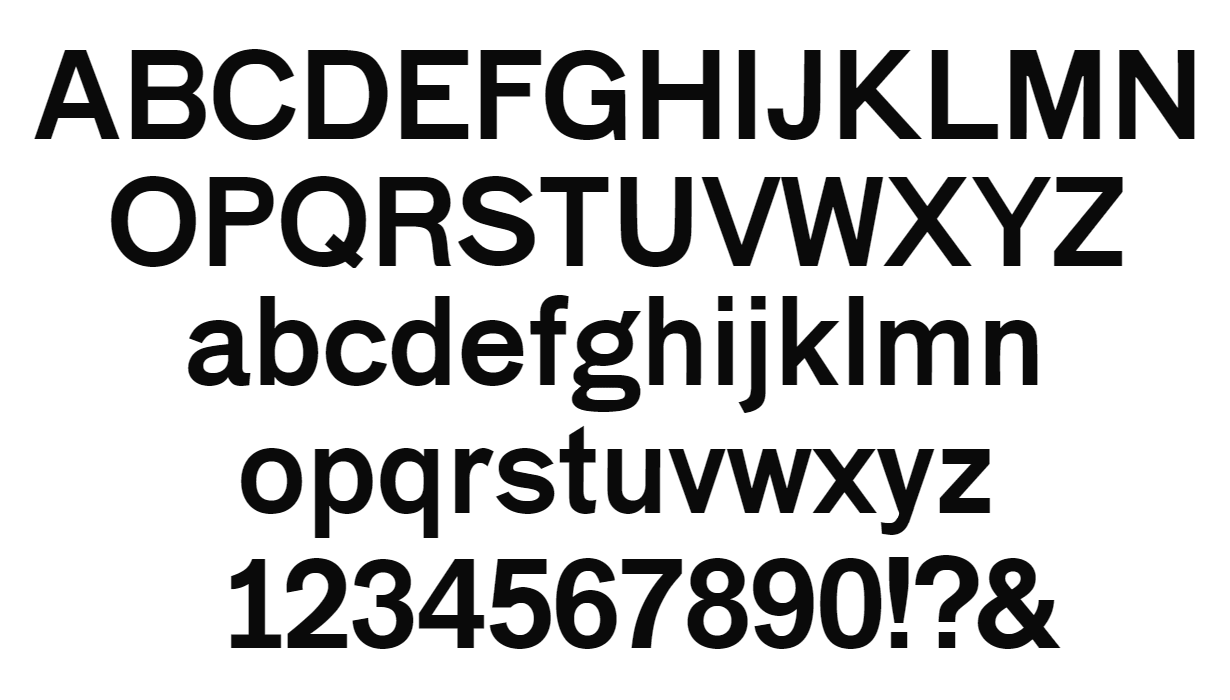
%> input picture From Spin Physics over Deep Learning to Social Implementation -- the Shortest Route/Session B/Exercises  Drills (Session B)-20230510/Exercises_B/Blockschrift34x34Handwritten/blockschrift.gif, 1230 x 700 px
$ octave Main_NewfontABCextInputNN2022.m   (GNU Octave 9; MATLAB toolbox functions it lacks are replaced by stand-ins)
%> lines starting %> are read from the running program, lines starting %| are printed output that depends on the picture; in (x1, y1, x2, y2) boxes, pixels count from 0 and x2, y2 are one past the last pixel; in counts of white or black regions, pixels touching at a corner belong together; the program's own positions count from 1
### From Spin Physics over Deep Learning to Social Implementation -- the Shortest Route/Session B/Exercises  Drills (Session B)-20230510/Exercises_B/Blockschrift34x34Handwritten/ReadinFontOutputPatternsBlockschrift.m
function [patterns]=...
    ReadinFontOutputPatternsBlockschrift(nquad1,nquad2)
%> called with nquad1 = 34, nquad2 = 34
% Display all patterns in a 3x9-Diagram
% No interruption
ipattern=0
figure(1)
[Allet,map]=imread('blockschrift.gif');
%> Allet: size 700x1230 uint8; min 0, max 33, mean 13.6
%> map = 64 rows, first 12: [0.0392 0.0392 0.0392; 0.549 0.549 0.549; 0.302 0.302 0.302; 0.8 0.8 0.8; 0.169 0.169 0.169; 0.427 0.427 0.427; 0.659 0.659 0.659; 0.929 0.929 0.929; 0.106 0.106 0.106; 0.353 0.353 0.353; 0.243 0.243 0.243; 0.49 0.49 0.49]
Allet=sum(Allet,3)/3;
%> Allet: size 700x1230 double
image(Allet)
hold on
[ny,nx]=size(Allet);
%> ny = 700; nx = 1230
startheight1=45
height=100
startheight2=172


plot([0, nx],startheight1+[0 0],'k-')
plot([0, nx],startheight1+height+[0 0],'k-')
plot([0, nx],startheight2+[0 0],'k-')
plot([0, nx],startheight2+height+[0 0],'k-')


Firstline=Allet(startheight1:startheight1+height,:);


figure(3)
Firstlineis0=(Firstline==0);
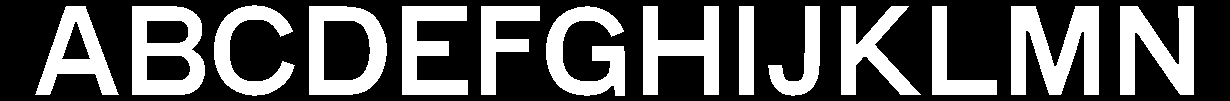
%> Firstlineis0: size 101x1230 logical; 35.4% white; 14 white regions, largest, box (x1, y1, x2, y2) and area: (1011, 6, 1099, 95) 4996, (132, 6, 205, 95) 4147, (1120, 6, 1194, 95) 3891
intersect_hor=sum(Firstlineis0,1);
%> intersect_hor = 1230 values, max 89 at index 133, min 0 at index 1, mean 35.77
semilogy(intersect_hor,'+-')
%> figure, not shown here; curve peaks at x = 133, y = 89
intersect_ver=sum(Firstlineis0,2);
%> intersect_ver = 101 values, max 663 at index 82, min 0 at index 1, mean 435.7
for i=1:length(intersect_ver)-1
  if (intersect_ver(i)==0)&(intersect_ver(i+1)>0)
    starty=startheight1+i-2;
  end
  if (intersect_ver(i+1)==0)&(intersect_ver(i)>0)
    endy=startheight1+i+1;
  end
end
%> after the loop, endy = 142


figure(1)
ipat=0;
for i=1:nx-1
  if (intersect_hor(i)==0)&(intersect_hor(i+1)>0)
    ipat=ipat+1;
    startx(ipat)=i;
    plot(i+[0 0],[startheight1 startheight1+height],'kx-')
  end
  if (intersect_hor(i+1)==0)&(intersect_hor(i)>0)
    endx(ipat)=i+1;
    plot(i+1+[0 0],[startheight1 startheight1+height],'ko-')
  end
end
%> after the loop, endx = [120 206 296 388 469 541 626 720 755 821 922 998 1100 1195]; ipat = 14; startx = [35 132 214 309 402 481 546 643 739 768 841 932 1011 1120]

figure(4)
npat=ipat;
%> npat = 14
nletter=0
for ipat=1:npat
  subplot(4,7,ipat)
  image(Allet(starty:endy,startx(ipat):endx(ipat)))
  axis image
  nletter=nletter+1;
  letterquad(nletter)={Allet(starty:endy,startx(ipat):endx(ipat))==0};
end
%> this loop made 14 passes
%> after the loop, letterquad = 14 items


 Secline=Allet(startheight2:startheight2+height,:);
 Seclineis0=(Secline==0);
%> Seclineis0: size 101x1230 logical; 29.2% white; 12 white regions, largest, box (x1, y1, x2, y2) and area: (782, 6, 882, 95) 4382, (282, 5, 365, 97) 3628, (380, 6, 450, 95) 3499
intersect_hor=sum(Seclineis0,1);
%> intersect_hor = 1230 values, max 89 at index 211, min 0 at index 1, mean 29.48
%semilogy(intersect_hor,'+-')
intersect_ver=sum(Firstlineis0,2);
for i=1:length(intersect_ver)-1
  if (intersect_ver(i)==0)&(intersect_ver(i+1)>0)
    starty=startheight2+i-2;
  end
  if (intersect_ver(i+1)==0)&(intersect_ver(i)>0)
    endy=startheight2+i+1;
  end
end
%> after the loop, endy = 269


figure(1)
ipat=0;
for i=1:nx-1
  if (intersect_hor(i)==0)&(intersect_hor(i+1)>0)
    ipat=ipat+1;
    startx(ipat)=i;
    plot(i+[0 0],[startheight2 startheight2+height],'kx-')
  end
  if (intersect_hor(i+1)==0)&(intersect_hor(i)>0)
    endx(ipat)=i+1;
    plot(i+1+[0 0],[startheight2 startheight2+height],'ko-')
  end
end
%> after the loop, endx = [196 274 366 451 535 609 692 781 883 971 1051 1123 1100 1195]; ipat = 12; startx = [112 210 282 380 459 541 621 703 782 885 973 1055 1011 1120]
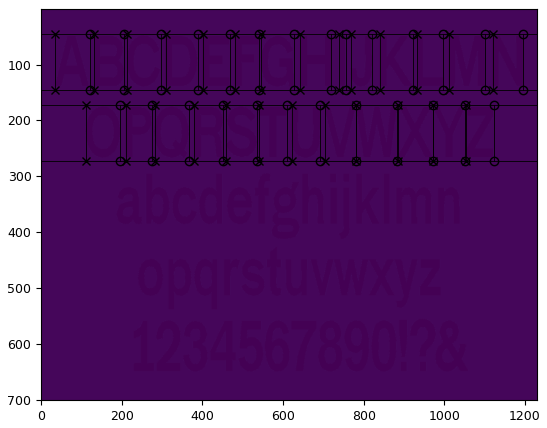
%> figure redrawn from the program's plot data

figure(5)
npat=ipat;
%> npat = 12
for ipat=1:npat
  subplot(4,7,ipat)
  image(Allet(starty:endy,startx(ipat):endx(ipat)))
  axis image
  nletter=nletter+1;
  letterquad(nletter)={Allet(starty:endy,startx(ipat):endx(ipat))==0};
end
%> this loop made 12 passes
%> after the loop, letterquad = 26 items
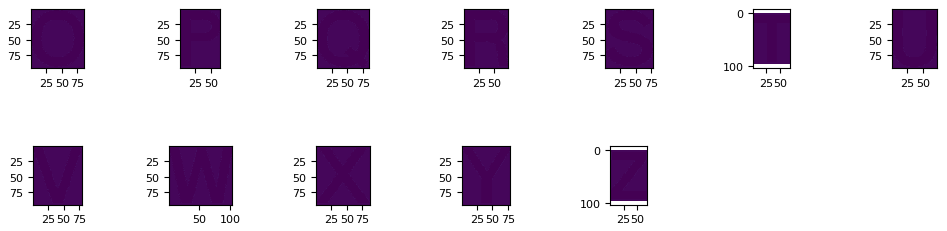
%> figure redrawn from the program's plot data, 12 panels


maxheight1=0
maxheight2=0

for i=1:nletter
  [n1,n2]=size(cell2mat(letterquad(i)))
  if n1>maxheight1
    maxheight1=n1;
  end
  if n2>maxheight2
    maxheight2=n2;
  end
end
%> this loop made 26 passes
%> (n2, maxheight1, maxheight2) on pass 1: (86, 95, 86)
%> (n2, maxheight2) on passes 13, 23: (90, 90), (102, 102)
halfmaxheight1=round(maxheight1/2+.5)
%> halfmaxheight1 = 48
halfmaxheight2=round(maxheight2/2+.5)
%> halfmaxheight2 = 52

  figure(2)
  clf
for i=1:length(letterquad)
  fullquad=zeros(maxheight1,maxheight2);
%   subplot(1,2,1)
%   spy(fullquad)
  innerpattern=cell2mat(letterquad(i));
%   subplot(1,2,2)
%  spy(innerpattern)
  [height1,height2]=size(innerpattern)
  start1=round(halfmaxheight1-height1/2);
  start2=round(halfmaxheight2-height2/2);
  fullquad(start1+1:start1+height1,...
           start2+1:start2+height2)=innerpattern;
%  subplot(3,9,i)
%  spy(fullquad)
%coarsen
  Coarsequad=zeros(nquad1,nquad2);
  for i1=1:maxheight1
    for i2=1:maxheight2
      if  fullquad(i1,i2)==1
         Coarsequad(floor(i1*nquad1/maxheight1),...
                    floor(i2*nquad2/maxheight2))=1;
      end
    end
  end
  Coarsequad=Coarsequad(1:nquad1,1:nquad2);
  subplot(3,9,i)
  spy(Coarsequad)
%  input('continue?')
  patterns(i)={Coarsequad};
end
%> this loop made 26 passes
%> (height2, start2) on passes 1 to 12: (86, 9), (75, 15), (83, 11), (80, 12), (68, 18), (61, 22), (81, 12), (78, 13), (17, 44), (54, 25), (82, 11), (67, 19)
%> Coarsequad: size 34x34 double; values 0 (black) and 1 (white), 36.8% white; 1 white region, box (x1, y1, x2, y2) and area: (5, 0, 28, 33) 425
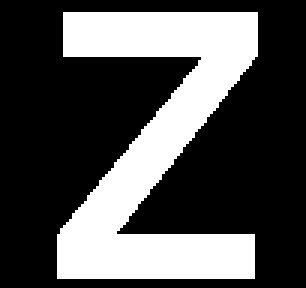
%> fullquad: size 96x102 double (shown 3 times larger); values 0 (black) and 1 (white), 31.5% white; 1 white region, box (x1, y1, x2, y2) and area: (19, 4, 86, 93) 3080
%> after the loop, patterns = 26 items


return


### From Spin Physics over Deep Learning to Social Implementation -- the Shortest Route/Session B/Exercises  Drills (Session B)-20230510/Exercises_B/Blockschrift34x34Handwritten/CursorOnlyInputDoubleline.m

lx=nquad2
ly=nquad1
dline=1
inputpattern=zeros(lx,ly)
figure(7)
clf
hold on
for iy=1:ly
  plot([0 lx],[iy iy],'k-')
end
for ix=1:lx
  plot([ix ix],[0 ly],'k-')
end
%plot([0 lx],ly-[27 27],'k-','Linewidth',2)
plot([0 lx],round(ly/2)+[0 0],'k-','Linewidth',2)
plot(round(lx/2)+[0 0],[0 ly],'k-','Linewidth',2)
axis image
axis([0 lx 0 ly])
[xyinput]=ginput
xdat=xyinput(:,1);
ydat=xyinput(:,2);


plot(xdat,ydat,'x-')


for i_dat=1:length(xdat)-1
  i_dat
%  Dx=[floor(xdat(i_dat)):ceil(xdat(i_dat+1))]
%  yval=[floor(ydat(i_dat)):ceil(ydat(i_dat+1))]
    Dys=ydat(i_dat+1)-ydat(i_dat);
    Dxs=xdat(i_dat+1)-xdat(i_dat);
    Dy=abs(Dys);
    Dx=abs(Dxs);
    if (Dx<=1)&(Dy<=1) % input single dots
      xval1=floor(xdat(i_dat));
      yval1=floor(ydat(i_dat));
      fill([0 1 1 0 0]-.5+xval1,...
           [0 0 1 1 0]-.5+yval1,'b')
      xval2=ceil(xdat(i_dat));
      yval2=floor(ydat(i_dat));
      fill([0 1 1 0 0]-.5+xval2,...
           [0 0 1 1 0]-.5+yval2,'b')
      xval3=floor(xdat(i_dat));
      yval3=ceil(ydat(i_dat));
      fill([0 1 1 0 0]-.5+xval3,...
           [0 0 1 1 0]-.5+yval3,'b')
      xval4=ceil(xdat(i_dat));
      yval4=ceil(ydat(i_dat));
      fill([0 1 1 0 0]-.5+xval4,...
           [0 0 1 1 0]-.5+yval4,'b')
       inputpattern(yval1,xval1)=1;
       inputpattern(yval2,xval2)=1;
       inputpattern(yval3,xval3)=1;
       inputpattern(yval4,xval4)=1;
       xval1=floor(xdat(i_dat));
      yval1=floor(ydat(i_dat));
      fill([0 1 1 0 0]-.85+xval1,...
           [0 0 1 1 0]-.85+yval1,'b')
      xval2=ceil(xdat(i_dat));
      yval2=floor(ydat(i_dat));
      fill([0 1 1 0 0]-.85+xval2,...
           [0 0 1 1 0]-.85+yval2,'b')
      xval3=floor(xdat(i_dat));
      yval3=ceil(ydat(i_dat));
      fill([0 1 1 0 0]-.85+xval3,...
           [0 0 1 1 0]-.85+yval3,'b')
      xval4=ceil(xdat(i_dat));
      yval4=ceil(ydat(i_dat));
      fill([0 1 1 0 0]-.85+xval4,...
           [0 0 1 1 0]-.85+yval4,'b')
       inputpattern(yval1,xval1)=1;
       inputpattern(yval2,xval2)=1;
       inputpattern(yval3,xval3)=1;
       inputpattern(yval4,xval4)=1;
   elseif (Dx>=Dy)
      if xdat(i_dat+1)>xdat(i_dat)
        Xplot=round(xdat(i_dat)-.5:1:xdat(i_dat+1)+.5);
        dy=Dys/Dxs;
        Yplot=(ydat(i_dat)+dy*[0:length(Xplot)]);
        if (length(Xplot)<length(Yplot))
          Yplot=Yplot(1:length(Xplot));
        else
          Xplot=Xplot(1:length(Yplot));
        end
%        Xplot=round([Xplot Xplot    Xplot      Xplot      Xplot  ]);
%        Yplot=round([Yplot Yplot-.5  Yplot+.5  Yplot-dline  Yplot+dline]);
        Xplot=round([Xplot Xplot    Xplot      Xplot      Xplot  ]);
        Yplot=round([Yplot Yplot-dline  Yplot+dline  Yplot-2*dline  Yplot+2*dline]);
        for iplot=1:length(Xplot)
           fill([0 1 1 0 0]-.5+Xplot(iplot),...
                [0 0 1 1 0]-.5+Yplot(iplot),'k')
           if (Xplot(iplot)>0)&(Yplot(iplot)>0);
            inputpattern(Yplot(iplot),Xplot(iplot))=1;
          end
        end
%        plot(Xplot(1:end/2),Yplot(1:end/2),'o')
%        plot(Xplot(end/2+1:end),Yplot(end/2+1:end),'x')
      else
        Xplot=round([xdat(i_dat)+.5:-1:xdat(i_dat+1)-.5]);
        dy=1*Dys/Dxs
        Yplot=(ydat(i_dat)-dy*[0:length(Xplot)]);
        if (length(Xplot)<length(Yplot))
          Yplot=Yplot(1:length(Xplot));
        else
          Xplot=Xplot(1:length(Yplot));
        end
%        Xplot=round([Xplot Xplot Xplot  Xplot Xplot]);
%        Yplot=round([Yplot Yplot+.5  Yplot-.5  Yplot+dline  Yplot-dline]);
        Xplot=round([Xplot Xplot Xplot  Xplot Xplot]);
        Yplot=round([Yplot Yplot+dline  Yplot-dline  Yplot+2*dline  Yplot-2*dline]);
        for iplot=1:length(Xplot)
          fill([0 1 1 0 0]-.5+Xplot(iplot),...
               [0 0 1 1 0]-.5+Yplot(iplot),'y')
          if (Xplot(iplot)>0)&(Yplot(iplot)>0);
            inputpattern(Yplot(iplot),Xplot(iplot))=1;
          end
        end
%        plot(Xplot(1:end/2),Yplot(1:end/2),'o')
%        plot(Xplot(end/2+1:end),Yplot(end/2+1:end),'x')
      end
     elseif (Dx<=Dy)
      if ydat(i_dat+1)>ydat(i_dat)
        dx=Dxs/Dys;
        Yplot=(ydat(i_dat)-.5:1:ydat(i_dat+1)+.5)
        Xplot=(xdat(i_dat)+dx*[0:length(Yplot)])
        if (length(Xplot)<length(Yplot))
          Yplot=Yplot(1:length(Xplot));
        else
          Xplot=Xplot(1:length(Yplot));
        end
%        Xplot=round([Xplot Xplot-.5 Xplot+.5  Xplot-dline Xplot+dline])
%        Yplot=round([Yplot Yplot   Yplot  Yplot   Yplot])
        Xplot=round([Xplot Xplot-dline Xplot+dline  Xplot-2*dline Xplot+2*dline])
        Yplot=round([Yplot Yplot       Yplot        Yplot         Yplot])
        for iplot=1:length(Yplot)
          fill([0 1 1 0 0]-.5+Xplot(iplot),...
               [0 0 1 1 0]-.5+Yplot(iplot),'b')
          if (Xplot(iplot)>0)&(Yplot(iplot)>0);
            inputpattern(Yplot(iplot),Xplot(iplot))=1;
          end
        end
%        plot(Xplot(1:end/2),Yplot(1:end/2),'o')
%        plot(Xplot(end/2+1:end),Yplot(end/2+1:end),'x')
      else
        dx=1*Dxs/Dys;
        Yplot=[ydat(i_dat)+.5:-1:ydat(i_dat+1)-.5];
        Xplot=xdat(i_dat)-dx*[0:length(Yplot)];
        if (length(Xplot)<length(Yplot))
          Yplot=Yplot(1:length(Xplot));
        else
          Xplot=Xplot(1:length(Yplot));
        end
%        Xplot=round([Xplot Xplot+.5 Xplot-.5  Xplot+dline Xplot-dline]);
%        Yplot=round([Yplot Yplot  Yplot  Yplot  Yplot]);
        Xplot=round([Xplot Xplot+dline Xplot-dline  Xplot+2*dline Xplot-2*dline]);
        Yplot=round([Yplot Yplot  Yplot  Yplot  Yplot]);
        for iplot=1:length(Yplot)
          fill([0 1 1 0 0]-.5+Xplot(iplot),...
               [0 0 1 1 0]-.5+Yplot(iplot),'g')
          if (Xplot(iplot)>0)&(Yplot(iplot)>0);
            inputpattern(Yplot(iplot),Xplot(iplot))=1;
          end
        end
%        plot(Xplot(1:end/2),Yplot(1:end/2),'o')
%        plot(Xplot(end/2+1:end),Yplot(end/2+1:end),'x')
      end
    else
      error('One case overlooked')
    end


end
alpha(0.2)
axis image
axis([0 lx 0 ly])
grid

%figure(2)
%clf

inputpattern=flipud(inputpattern)
spy(inputpattern)
%inputpattern=inputpattern(1:lx,)

disp("Don't forget cutoff outside window")
inputpattern=inputpattern(1:nquad1,1:nquad2)
inputpat=inputpattern*2-1;

### From Spin Physics over Deep Learning to Social Implementation -- the Shortest Route/Session B/Exercises  Drills (Session B)-20230510/Exercises_B/Blockschrift34x34Handwritten/Main_NewfontABCextInputNN2022.m
clear all
format compact
format short
rand('seed',2)
% to do:
% Write Loop over pattern for recognition
% typewriter-update instead of random
% Write handwritten interface
nquad2=34%54%34
nquad1=34%54%34

% Generate all Patterns as cell arrays
patterns=ReadinFontOutputPatternsBlockschrift(nquad1,nquad2);
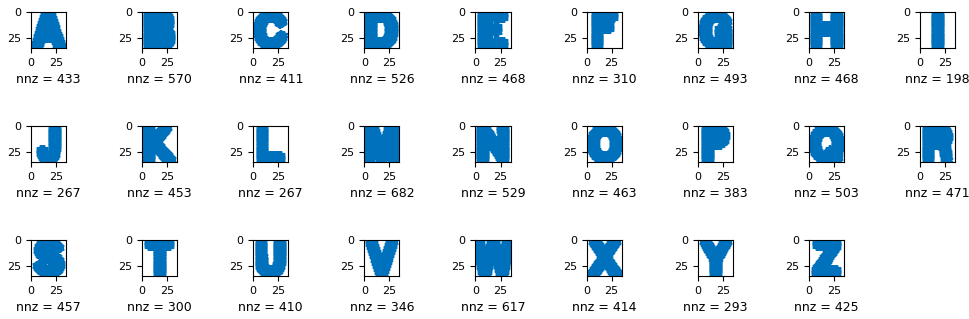
%> figure redrawn from the program's plot data, 26 panels
%> patterns = 26 items

% spy(cell2mat(patterns(1)),32)
% axis off
% print -depsc patternA.eps
% spy(1-cell2mat(patterns(1)),32)
% axis off
% print -depsc patternAntiA.eps
% spy(abs(cell2mat(patterns(1))+rand(34)))
% spy(abs(cell2mat(patterns(1))+(rand(34)-.5)))
% spy(floor(cell2mat(patterns(1))+(rand(34)-.5)))
% spy(floor(cell2mat(patterns(1))+(rand(34)-.2)))
% spy(floor(cell2mat(patterns(1))+(rand(34)-.1))),32)
% axis off
% print -depsc patternNoisyA.eps
%
% return


% patterns=patterns(1:2:8)
npatterns=length(patterns)
%> npatterns = 26

[lx,ly]=size(cell2mat(patterns(1)));
%> lx = 34; ly = 34
lxy=lx*ly
%> lxy = 1156
% Compute interaction
Amat=[];
for ipattern1=1:npatterns
   pat1=cell2mat(patterns(ipattern1))*2-1;
   pat1vec=pat1(:);
   Amat=[Amat pat1vec];
end
%> this loop made 26 passes
J=Amat*Amat';
% As many non-zero eigenvalues abs >1e-5
J=J-diag(diag(J)); % This shifts the eigenvalues
% spy(J) verified
J=J/npatterns; % normalization to variance 1 ?
npatterns
%> npatterns = 26
figure(3)
subplot(2,1,1)
semilogy(abs(eig(J)),'*')
subplot(2,1,2)
hist(J(:))
title(['Std=' num2str(std(J(:))) '  mean=' num2str(mean(J(:)))])
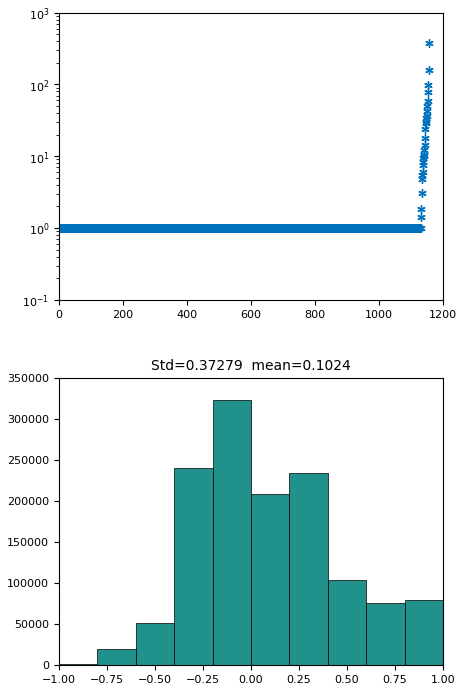
%> figure redrawn from the program's plot data, 2 panels; panel 1: highest point at x = 1156, y = 380.1; panel 2: tallest bar 323054 high, from x = -0.2 to -2.78e-17
sum(abs(eig(J)+1)>1e-4)
%> ans = 26
sum(eig(J)>-1+1e-3)
%> ans = 26

% Rescaling of Eigenvalues to make sure that
% each pattern is properly represented
[V,D] = eig(J);
for i=1:npatterns-1
  D(end-i,end-i)=D(end,end);
end
%> this loop made 25 passes
J=V*D*inv(V);
figure(4)


% input pattern with cursor from graphics window
CursorOnlyInputDoubleline
%> `axis([0 lx 0 ly])`:
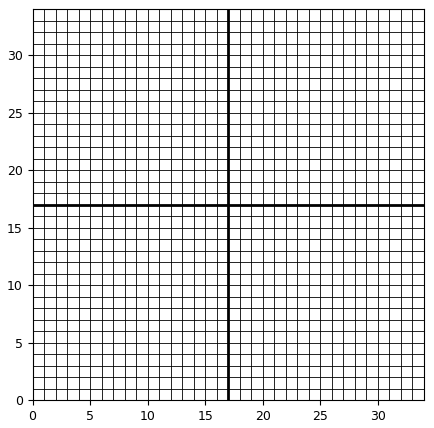
%> figure redrawn from the program's plot data
%> the run ends on the next line
